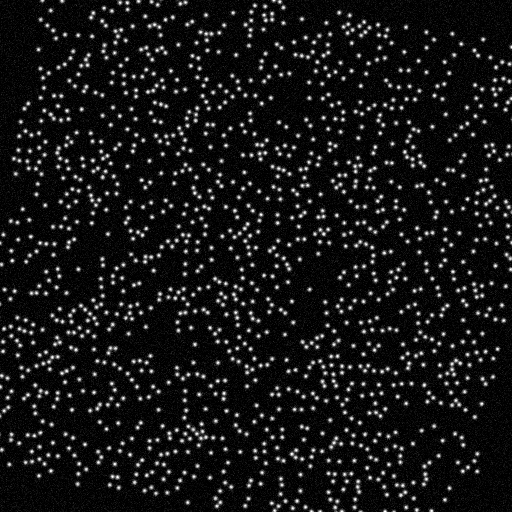
%> input picture SerialTrack2D/imgFolder/img_syn_hardpar/img_rot_hardpar_sd2/img_1002.tif, 512 x 512 px
$ octave --eval "result = funReadImageMask2;"   (GNU Octave 9; MATLAB toolbox functions it lacks are replaced by stand-ins)
%> lines starting %> are read from the running program, lines starting %| are printed output that depends on the picture
function [file_mask_name,ImgMaskFile] = funReadImageMask2(varargin)
%FUNCTION [file_name,Img,TPTpara] = ReadImage2(varargin)
% MATLAB script: ReadImage.m
% ----------------------------------------------
%   This script is to load DIC images
%   Images can be loaded by:
%       i) selecting a folder which included all the DIC raw images,
%       ii) inputing image file name prefix keywords
%       iii) manually select DIC raw images
%
%   INPUT: No inputs are needed
%
%   OUTPUT: file_name    Loaded DIC raw image file name
%           Img          Loaded DIC images
%           TPTpara      DIC parameters
%
% ----------------------------------------------
% Author: Jin Yang.
% Contact and support: jyang526@wisc.edu -or- aldicdvc@gmail.com
% Last time updated: 02/2020.
% ==============================================

%%
fprintf('Choose method to load image mask files:  \n')
fprintf('     0: Select image mask file folder;  \n')
fprintf('     1: Use prefix of image mask file names;  \n')
fprintf('     2: Manually select image mask files.  \n')
prompt = 'Input here: ';
LoadImgMethod = input(prompt);
%> the answer given: 3

switch LoadImgMethod
    case 0
        % ==============================================
        imgfoldername = uigetdir(pwd,'Select image mask file folder');
        addpath([imgfoldername,'\']);
        img1 = dir(fullfile(imgfoldername,'*.jpg'));
        img2 = dir(fullfile(imgfoldername,'*.jpeg'));
        img3 = dir(fullfile(imgfoldername,'*.tif'));
        img4 = dir(fullfile(imgfoldername,'*.tiff'));
        img5 = dir(fullfile(imgfoldername,'*.bmp'));
        img6 = dir(fullfile(imgfoldername,'*.png'));
        img7 = dir(fullfile(imgfoldername,'*.jp2'));
        file_mask_name = [img1;img2;img3;img4;img5;img6;img7];
        file_mask_name = struct2cell(file_mask_name);
    case 1
        % ==============================================
        fprintf('What is prefix of DIC image mask files? E.g. img_0*.tif.   \n')
        prompt = 'Input here: ';
        file_mask_name = input(prompt,'s');
        [~,imgname,imgext] = fileparts(file_mask_name);
        file_mask_name = dir([imgname,imgext]);
        file_mask_name = struct2cell(file_mask_name);
    otherwise
        % ==============================================
        disp('--- Please load first image mask file ---')
        file_mask_name{1,1} = uigetfile('*.tif','Select reference image mask file');
%> the answer given: ../imgFolder/img_syn_hardpar/img_rot_hardpar_sd2/img_1002.tif
        % disp('--- Please load next image mask file ---')
        % file_mask_name{1,2} = uigetfile('*.tif','Select deformed image mask file');
        prompt = 'Do you want to load more deformed image mask files? (0-Yes; 1-No)';
        DoYouWantToLoadMoreImages = input(prompt); imageNo = 1;
%> the answer given: 'n'
        while ( DoYouWantToLoadMoreImages == 0 )
            imageNo = imageNo + 1;
            file_mask_name{1,imageNo} = uigetfile('*.tif','Select deformed image mask file');
            prompt = 'Do you want to load more deformed image mask files? (0-Yes; 1-No)';
            DoYouWantToLoadMoreImages = input(prompt);
        end
end

% ==============================================
% The following codes only consider two images comparasion
numImages = size(file_mask_name,2);
for i = 1:numImages
    ImgMaskFile{i} = imread(file_mask_name{1,i});
    % Change color RGB images to grayscale images
    [~, ~, numberOfColorChannels] = size(ImgMaskFile{i});
%> numberOfColorChannels = 1
    if (numberOfColorChannels==3)
        ImgMaskFile{i} = rgb2gray(ImgMaskFile{i});
    end
    temp1 = double((ImgMaskFile{i}))';
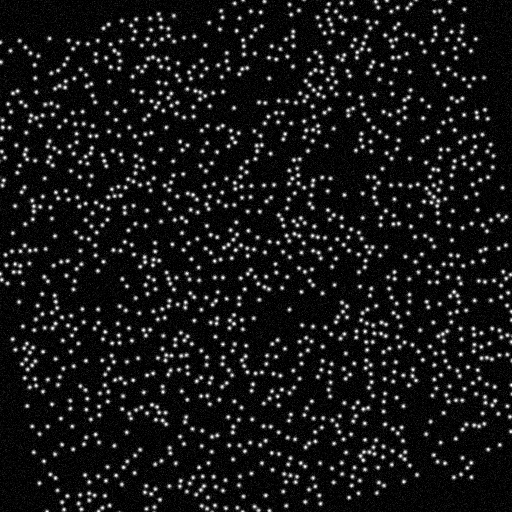
%> temp1: size 512x512 double; min 0, max 255, mean 21.5; mean of the top-left, top-right, bottom-left and bottom-right quarters 21.8, 21.8, 21, 21.3
    temp1(~temp1) = nan;
%> `result = funReadImageMask2;`: result = {'img_1002.tif'}
    ImgMaskFile{i} = temp1;
end


end

$ run again, on SerialTrack2D/imgFolder/img_syn_hardpar/img_rot_hardpar_sd2/img_1004.tif
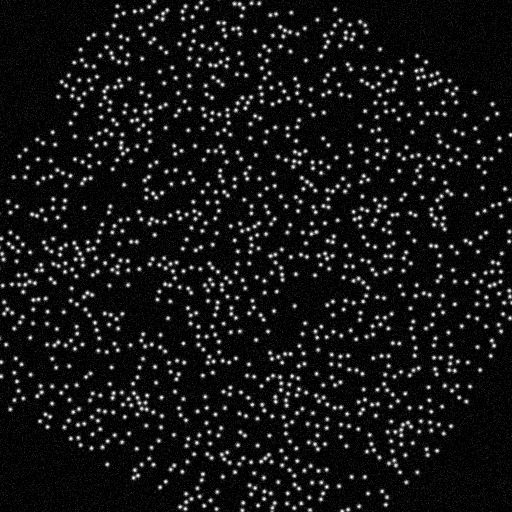
%> input picture SerialTrack2D/imgFolder/img_syn_hardpar/img_rot_hardpar_sd2/img_1004.tif, 512 x 512 px
%> numberOfColorChannels = 1
%> in funReadImageMask2, `temp1 = double((ImgMaskFile{i}))';`:
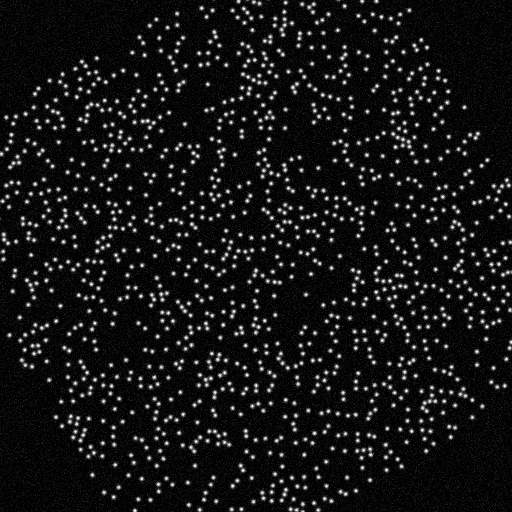
%> temp1: size 512x512 double; min 0, max 255, mean 20.1; mean of the top-left, top-right, bottom-left and bottom-right quarters 20.6, 20.3, 19.4, 20.3
%> result = {'img_1004.tif'}

$ run again, on SerialTrack2D/imgFolder/img_syn_hardpar/img_rot_hardpar_sd2/img_1005.tif
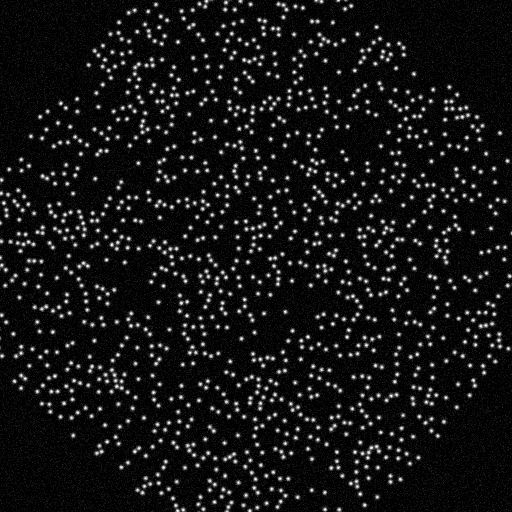
%> input picture SerialTrack2D/imgFolder/img_syn_hardpar/img_rot_hardpar_sd2/img_1005.tif, 512 x 512 px
%> numberOfColorChannels = 1
%> in funReadImageMask2, `temp1 = double((ImgMaskFile{i}))';`:
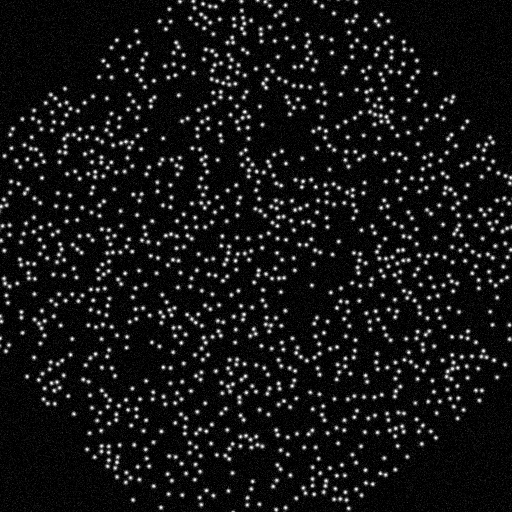
%> temp1: size 512x512 double; min 0, max 255, mean 19.9; mean of the top-left, top-right, bottom-left and bottom-right quarters 20.5, 19.9, 19.6, 19.7
%> result = {'img_1005.tif'}

$ run again, on SerialTrack2D/imgFolder/img_syn_hardpar/img_rot_hardpar_sd2/img_1006.tif
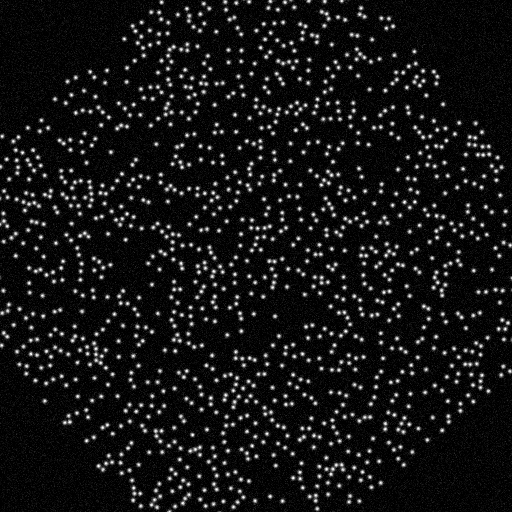
%> input picture SerialTrack2D/imgFolder/img_syn_hardpar/img_rot_hardpar_sd2/img_1006.tif, 512 x 512 px
%> numberOfColorChannels = 1
%> in funReadImageMask2, `temp1 = double((ImgMaskFile{i}))';`:
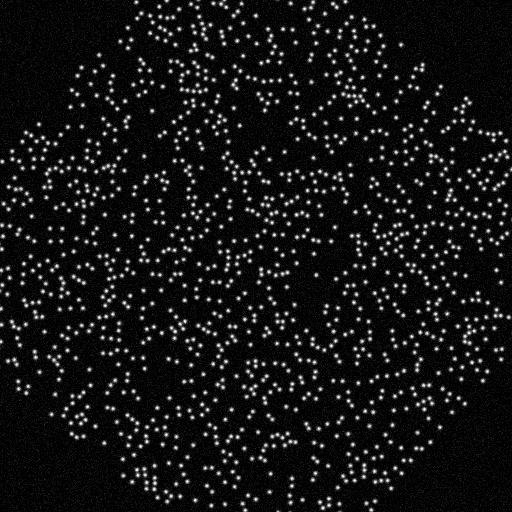
%> temp1: size 512x512 double; min 0, max 255, mean 20; mean of the top-left, top-right, bottom-left and bottom-right quarters 20, 20.7, 20.2, 19.2
%> result = {'img_1006.tif'}
